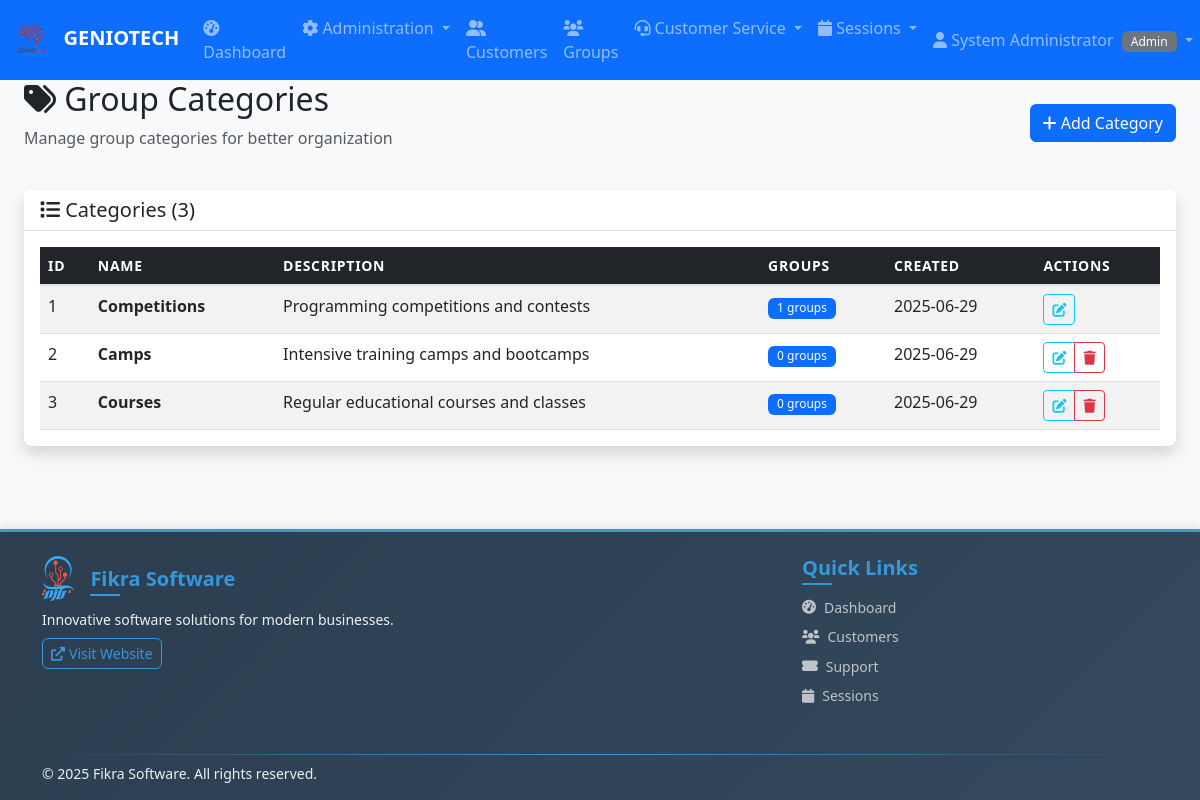
Page /admin/categories (signed in) on the committed database.
### app.py (models this page shows)
class User(UserMixin, db.Model):
    id = db.Column(db.Integer, primary_key=True)
    username = db.Column(db.String(80), unique=True, nullable=False)
    email = db.Column(db.String(120), unique=True, nullable=False)
    password_hash = db.Column(db.String(120), nullable=False)
    role = db.Column(db.String(20), nullable=False)  # admin, instructor, customer_service
    first_name = db.Column(db.String(50), nullable=False)
    last_name = db.Column(db.String(50), nullable=False)
    created_at = db.Column(db.DateTime, default=datetime.utcnow)
    is_active = db.Column(db.Boolean, default=True)

class CourseCategory(db.Model):
    id = db.Column(db.Integer, primary_key=True)
    name = db.Column(db.String(50), nullable=False)
    description = db.Column(db.Text)
    created_at = db.Column(db.DateTime, default=datetime.utcnow)

### app.py (the view)
@app.route('/admin/categories')
@admin_required
def admin_categories():
    categories = CourseCategory.query.all()
    return render_template('admin/categories.html', categories=categories)

### app.py (called while the page is built)
@login_manager.user_loader
def load_user(user_id):
    return User.query.get(int(user_id))

def admin_required(f):
    @wraps(f)
    def decorated_function(*args, **kwargs):
        if not current_user.is_authenticated or current_user.role != 'admin':
            flash('Admin access required.', 'error')
            return redirect(url_for('dashboard'))
        return f(*args, **kwargs)
    return decorated_function

### templates/admin/categories.html (shortened to what this page needs)
{% extends "base.html" %}
{% block content %}
<div class="container-fluid">
    <div class="row">
        <div class="col-12">
            <div class="d-flex justify-content-between align-items-center mb-4">
                <div>
                    <h2><i class="fas fa-tags"></i> Group Categories</h2>
                    <p class="text-muted">Manage group categories for better organization</p>
                </div>
                <button type="button" class="btn btn-primary" data-bs-toggle="modal" data-bs-target="#addCategoryModal">
                    <i class="fas fa-plus"></i> Add Category
                </button>
            </div>
        </div>
    </div>
    <div class="row">
        <div class="col-12">
            <div class="card shadow">
                <div class="card-header">
                    <h5 class="card-title mb-0">
                        <i class="fas fa-list"></i> Categories ({{ categories|length }})
                    </h5>
                </div>
                <div class="card-body">
                    {% if categories %}
                    <div class="table-responsive">
                        <table class="table table-striped table-hover">
                            <thead class="table-dark">
                                <tr>
                                    <th>ID</th>
                                    <th>Name</th>
                                    <th>Description</th>
                                    <th>Groups</th>
                                    <th>Created</th>
                                    <th>Actions</th>
                                </tr>
                            </thead>
                            <tbody>
                                {% for category in categories %}
                                <tr>
                                    <td>{{ category.id }}</td>
                                    <td><strong>{{ category.name }}</strong></td>
                                    <td>
                                        {% if category.description %}
                                        {{ category.description[:100] }}
                                        {% else %}
                                        <span class="text-muted">No description</span>
                                        {% endif %}
                                    </td>
                                    <td>
                                        <span class="badge bg-primary">{{ category.category_groups|length }}
                                            groups</span>
                                    </td>
                                    <td>{{ category.created_at.strftime('%Y-%m-%d') }}</td>
                                    <td>
                                        <div class="btn-group btn-group-sm">
                                            <button type="button" class="btn btn-outline-info btn-sm"
                                                data-bs-toggle="modal"
                                                data-bs-target="#editCategoryModal{{ category.id }}">
                                                <i class="fas fa-edit"></i>
                                            </button>
                                            {% if category.category_groups|length == 0 %}
                                            <button type="button"
                                                class="btn btn-outline-danger btn-sm delete-category-btn"
                                                data-category-id="{{ category.id }}"
                                                data-category-name="{{ category.name }}">
                                                <i class="fas fa-trash"></i>
                                            </button>
                                            {% endif %}
                                        </div>
                                    </td>
                                </tr>
                                {% endfor %}
                            </tbody>
                        </table>
                    </div>
                    {% endif %}
                </div>
            </div>
        </div>
    </div>
</div>
{% endblock %}

### templates/base.html (shortened to what this page needs)
<!DOCTYPE html>
<html lang="en">
<head>
    <link href="https://cdn.jsdelivr.net/npm/bootstrap@5.3.0/dist/css/bootstrap.min.css" rel="stylesheet">
    <link href="https://cdnjs.cloudflare.com/ajax/libs/font-awesome/6.0.0/css/all.min.css" rel="stylesheet">
    <link href="{{ url_for('static', filename='css/style.css') }}" rel="stylesheet">
</head>
<body>
    {% if current_user.is_authenticated %}
    <nav class="navbar navbar-expand-lg navbar-dark bg-primary">
        <div class="container-fluid">
            <a class="navbar-brand" href="{{ url_for('dashboard') }}">
                <img src="{{ url_for('static', filename='images/GENIOTECH.png') }}" alt="GENIO TECH" height="40"
                    class="me-2">
                GENIOTECH
            </a>
            <div class="collapse navbar-collapse" id="navbarNav">
                <ul class="navbar-nav me-auto">
                    <li class="nav-item">
                        <a class="nav-link" href="{{ url_for('dashboard') }}">
                            <i class="fas fa-tachometer-alt"></i> Dashboard
                        </a>
                    </li>
                    {% if current_user.role == 'admin' %}
                    <li class="nav-item dropdown">
                        <a class="nav-link dropdown-toggle" href="#" role="button" data-bs-toggle="dropdown">
                            <i class="fas fa-cog"></i> Administration
                        </a>
                    </li>
                    {% endif %}
                    {% if current_user.role != 'instructor' %}
                    <li class="nav-item">
                        <a class="nav-link" href="{{ url_for('customers') }}">
                            <i class="fas fa-user-friends"></i> Customers
                        </a>
                    </li>
                    {% endif %}
                    <li class="nav-item">
                        <a class="nav-link" href="{{ url_for('groups') }}">
                            <i class="fas fa-users"></i> Groups
                        </a>
                    </li>
                    {% if current_user.role in ['customer_service', 'admin'] %}
                    <li class="nav-item dropdown">
                        <a class="nav-link dropdown-toggle" href="#" role="button" data-bs-toggle="dropdown">
                            <i class="fas fa-headset"></i> Customer Service
                        </a>
                    </li>
                    {% endif %}
                    {% if current_user.role in ['instructor', 'admin'] %}
                    <li class="nav-item dropdown">
                        <a class="nav-link dropdown-toggle" href="#" role="button" data-bs-toggle="dropdown">
                            <i class="fas fa-calendar"></i> Sessions
                        </a>
                    </li>
                    {% endif %}
                </ul>
                <ul class="navbar-nav">
                    <li class="nav-item dropdown">
                        <a class="nav-link dropdown-toggle" href="#" role="button" data-bs-toggle="dropdown">
                            <i class="fas fa-user"></i> {{ current_user.first_name }} {{ current_user.last_name }}
                            <span class="badge bg-secondary ms-1">{{ current_user.role.title() }}</span>
                        </a>
                    </li>
                </ul>
            </div>
        </div>
    </nav>
    {% endif %}
    <main class="{% if current_user.is_authenticated %}container-fluid mt-4{% endif %}">
        {% block content %}{% endblock %}
    </main>
    <footer class="footer">
        <div class="container">
            <div class="row justify-content-between">
                <div class="col-lg-6 col-md-6 mb-3">
                    <div class="d-flex align-items-center mb-2">
                        <h5 class="mb-0">Fikra Software</h5>
                    </div>
                    <p class="mb-2">Innovative software solutions for modern businesses.</p>
                    <a href="https://fikra.solutions/" target="_blank" class="btn btn-outline-primary btn-sm">
                        <i class="fas fa-external-link-alt me-1"></i> Visit Website
                    </a>
                </div>
                <div class="col-lg-4 col-md-6 mb-3">
                    <h5>Quick Links</h5>
                    <ul class="list-unstyled">
                        <li class="mb-2"><a
                                href="{{ url_for('dashboard') if current_user.is_authenticated else url_for('login') }}"><i
                                    class="fas fa-tachometer-alt me-2"></i>Dashboard</a></li>
                        {% if not current_user.is_authenticated or current_user.role != 'instructor' %}
                        <li class="mb-2"><a
                                href="{{ url_for('customers') if current_user.is_authenticated else '#' }}"><i
                                    class="fas fa-users me-2"></i>Customers</a></li>
                        {% endif %}
                        <li class="mb-2"><a href="{{ url_for('tickets') if current_user.is_authenticated else '#' }}"><i
                                    class="fas fa-ticket-alt me-2"></i>Support</a></li>
                        <li class="mb-2"><a
                                href="{{ url_for('sessions') if current_user.is_authenticated else '#' }}"><i
                                    class="fas fa-calendar me-2"></i>Sessions</a></li>
                    </ul>
                </div>
            </div>
            <div class="footer-divider"></div>
            <div class="row align-items-center">
                <div class="col-md-8">
                    <p class="mb-0">© <span id="current-year"></span> Fikra Software. All rights reserved.</p>
                </div>
            </div>
        </div>
    </footer>
</body>
</html>

### static/css/style.css (style rules this page uses)
body { font-family: "Segoe UI", Tahoma, Geneva, Verdana, sans-serif; background-color: #f8f9fa; }
.navbar-brand { font-weight: bold; font-size: 1.25rem; }
.navbar-nav .nav-link { font-weight: 500; transition: color 0.2s ease; }
.card { border: none; border-radius: 0.5rem; box-shadow: 0 0.125rem 0.25rem rgba(0, 0, 0, 0.075); transition: all 0.15s ease-in-out; }
.card-header { background-color: #fff; border-bottom: 1px solid #dee2e6; font-weight: 600; }
.btn { border-radius: 0.375rem; font-weight: 500; transition: all 0.15s ease-in-out; }
.btn-group .btn { border-radius: 0.25rem; }
.table { margin-bottom: 0; }
.table thead th { border-top: none; border-bottom: 2px solid #dee2e6; font-weight: 600; text-transform: uppercase; font-size: 0.875rem; letter-spacing: 0.05em; }
.badge { font-size: 0.75em; font-weight: 500; padding: 0.375em 0.75em; }
.footer { background: linear-gradient(135deg, #2c3e50 0%, #34495e 100%); color: #ecf0f1; font-size: 0.875rem; box-shadow: 0 -2px 10px rgba(0, 0, 0, 0.1); }
.footer h5 { color: #3498db; font-weight: 600; margin-bottom: 1rem; position: relative; }
.footer h5::after { content: ""; position: absolute; bottom: -5px; left: 0; width: 30px; height: 2px; background: #3498db; }
.footer .fikra-logo { height: 45px; width: auto; transition: transform 0.3s ease, filter 0.3s ease; filter: brightness(1.1); }
.footer a { text-decoration: none; color: #bdc3c7; transition: all 0.3s ease; display: inline-flex; align-items: center; }
.footer .btn-outline-primary { border-color: #3498db; color: #3498db; transition: all 0.3s ease; }

### templates/base.html (style rules this page uses)
body { padding-top: 56px; display: flex; flex-direction: column; min-height: 100vh; }
.navbar { position: fixed; top: 0; width: 100%; z-index: 1030; }
.footer { background-color: #2c3e50; color: #ecf0f1; margin-top: auto; padding: 1.5rem 0 1rem 0; border-top: 3px solid #3498db; }
.footer h5 { color: #3498db; font-weight: 600; margin-bottom: 1rem; }
.footer a { color: #bdc3c7; text-decoration: none; transition: color 0.3s ease; }
.fikra-logo { height: 32px; width: auto; transition: transform 0.3s ease; }
main { flex: 1; padding-bottom: 2rem; }
.footer-divider { height: 1px; background: linear-gradient(to right, transparent, #3498db, transparent); margin: 1rem 0 0.5rem 0; }

### rows in the picture
User: first_name "System", last_name "Administrator", role "Admin"
CourseCategory: id "1", name "Competitions", description "Programming competitions and contests", category_groups|length "1", created_at "2025-06-29"
CourseCategory: id "2", name "Camps", description "Intensive training camps and bootcamps", category_groups|length "0", created_at "2025-06-29"
CourseCategory: id "3", name "Courses", description "Regular educational courses and classes", category_groups|length "0", created_at "2025-06-29"

### other values in the picture
{{ categories|length }} "3"
